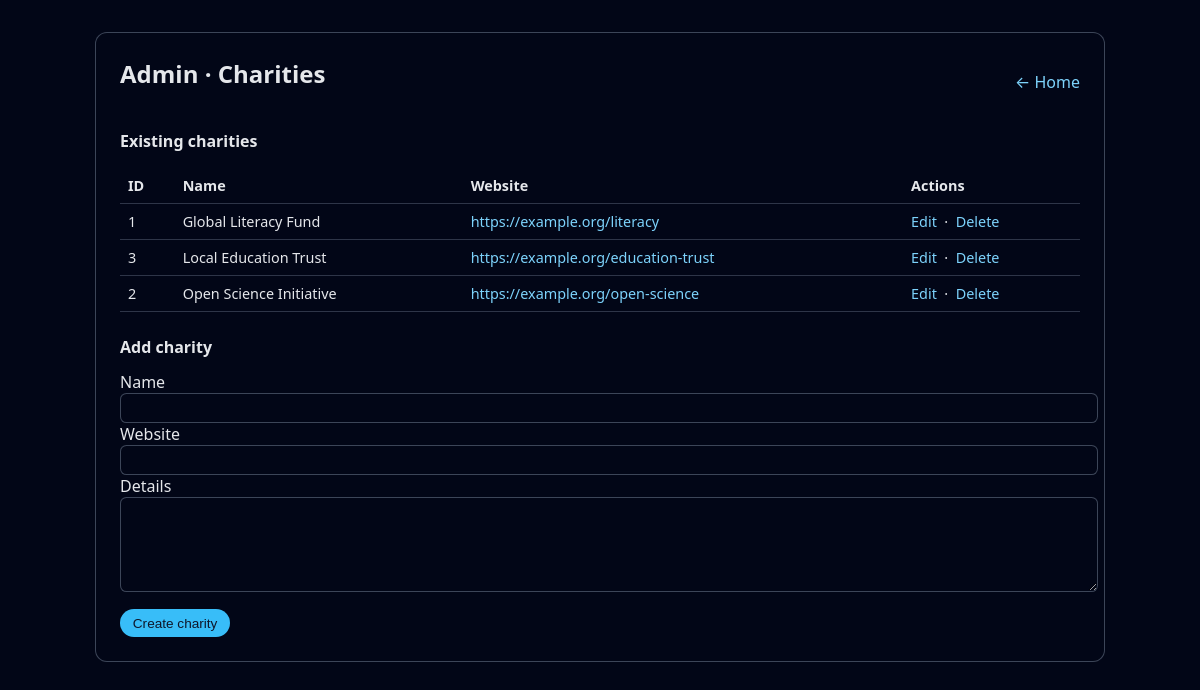
Page /src/admin/charities.php (signed in) on the committed database.
### tables this page shows
CREATE TABLE charities (
    id          INT UNSIGNED AUTO_INCREMENT PRIMARY KEY,
    name        VARCHAR(255) NOT NULL,
    details     TEXT NULL,
    website     VARCHAR(255) NULL,
    created_at  DATETIME NOT NULL DEFAULT CURRENT_TIMESTAMP,
    updated_at  DATETIME NOT NULL DEFAULT CURRENT_TIMESTAMP ON UPDATE CURRENT_TIMESTAMP
);

### src/includes/helpers.php (called while the page is built, shortened)
<?php
function e(string $value): string
{
    return htmlspecialchars($value, ENT_QUOTES | ENT_SUBSTITUTE, 'UTF-8');
}

### src/admin/charities.php (the view, shortened to what this page needs)
<?php
require_once __DIR__ . '/../includes/helpers.php';
$pdo = cfp_get_pdo();
$editCharity = null;
$charities = $pdo->query('SELECT * FROM charities ORDER BY name')->fetchAll();
?>
<!DOCTYPE html>
<html lang="en">
<head>
</head>
<body>
<main>
    <div class="top-bar">
        <h1>Admin · Charities</h1>
        <div>
            <a href="/index.php">← Home</a>
        </div>
    </div>
    <section>
        <h2 style="font-size:1rem; margin-top:1.5rem;">Existing charities</h2>
        <table>
            <thead>
            <tr>
                <th>ID</th>
                <th>Name</th>
                <th>Website</th>
                <th>Actions</th>
            </tr>
            </thead>
            <tbody>
            <?php foreach ($charities as $c): ?>
                <tr>
                    <td><?php echo (int)$c['id']; ?></td>
                    <td><?php echo e($c['name']); ?></td>
                    <td><?php echo $c['website'] ? '<a href="'.e($c['website']).'" target="_blank">'.e($c['website']).'</a>' : '-'; ?></td>
                    <td>
                        <a href="/admin/charities.php?action=edit&amp;id=<?php echo (int)$c['id']; ?>">Edit</a>
                        &nbsp;·&nbsp;
                        <a href="/admin/charities.php?action=delete&amp;id=<?php echo (int)$c['id']; ?>" onclick="return confirm('Delete this charity?');">Delete</a>
                    </td>
                </tr>
            <?php endforeach; ?>
            </tbody>
        </table>
    </section>
    <section>
        <h2 style="font-size:1rem; margin-top:1.5rem;"><?php echo $editCharity ? 'Edit charity' : 'Add charity'; ?></h2>
        <form method="post">
            <label>
                Name
                <input type="text" name="name" required value="<?php echo $editCharity ? e($editCharity['name']) : ''; ?>">
            </label>
            <label>
                Website
                <input type="url" name="website" value="<?php echo $editCharity ? e($editCharity['website'] ?? '') : ''; ?>">
            </label>
            <label>
                Details
                <textarea name="details"><?php echo $editCharity ? e($editCharity['details'] ?? '') : ''; ?></textarea>
            </label>
            <div style="margin-top:0.8rem;">
                <button type="submit"><?php echo $editCharity ? 'Update charity' : 'Create charity'; ?></button>
            </div>
        </form>
    </section>
</main>
</body>
</html>

### src/admin/charities.php (style rules this page uses)
body { margin:0; font-family: system-ui, -apple-system, "Segoe UI", sans-serif; background:#020617; color:#e5e7eb; }
main { max-width:960px; margin:2rem auto; padding:1.5rem; background:#020617; border-radius:0.75rem; border:1px solid rgba(148,163,184,.4); }
h1 { margin-top:0; font-size:1.5rem; }
table { width:100%; border-collapse:collapse; margin-top:1rem; font-size:0.9rem; }
th, td { padding:0.5rem; border-bottom:1px solid rgba(148,163,184,.3); text-align:left; }
a { color:#7dd3fc; text-decoration:none; }
input, textarea { width:100%; padding:0.4rem 0.5rem; border-radius:0.4rem; border:1px solid rgba(148,163,184,.4); background:#020617; color:#e5e7eb; }
textarea { min-height:80px; }
button { padding:0.4rem 0.8rem; border-radius:999px; border:none; background:#38bdf8; color:#0f172a; cursor:pointer; font-size:0.85rem; }
.top-bar { display:flex; justify-content:space-between; align-items:center; }

### rows in the picture
charities: id "1", name "Global Literacy Fund", website "https://example.org/literacy"
charities: id "3", name "Local Education Trust", website "https://example.org/education-trust"
charities: id "2", name "Open Science Initiative", website "https://example.org/open-science"
